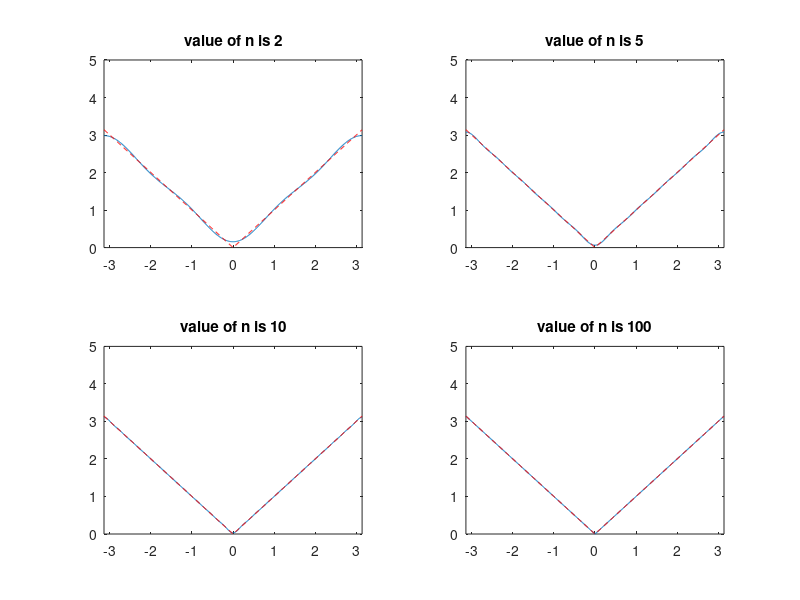

The MATLAB script that drew this image:
clear all
close all
x=-pi:0.01:pi;
m=[2,5,10,100];
ax=[-pi,pi,0,5];

for ii = 1:4
 G = cos(x);
    for n = 2:m(ii)  
        f= (cos((2*n-1).*x) )/(2*n-1)^2;
        G = G + f;
  
    end
 F = pi/2 -(4/pi)*G;

 subplot(2,2,ii);
 plot(x,F);
 axis(ax);
 title(['value of n is ',num2str(m(ii))])
 hold on
 plot(x,abs(x),'--r');
 
end

